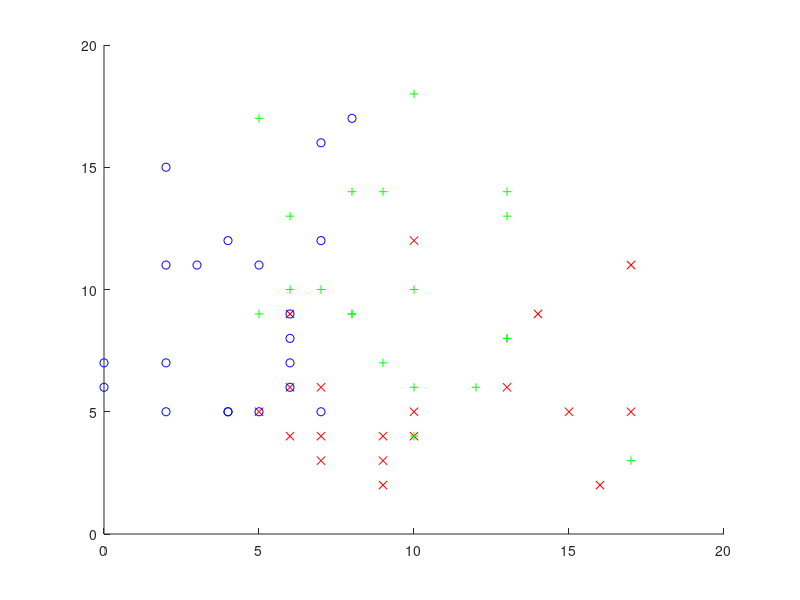
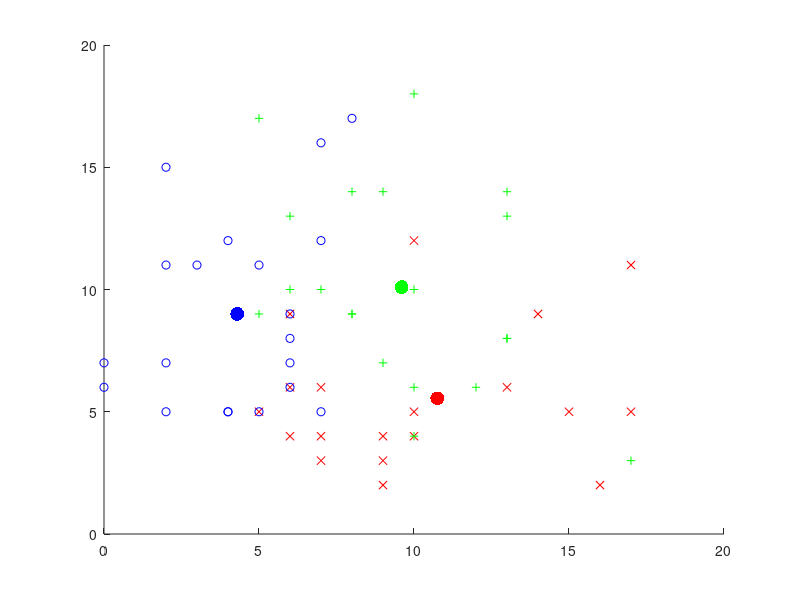
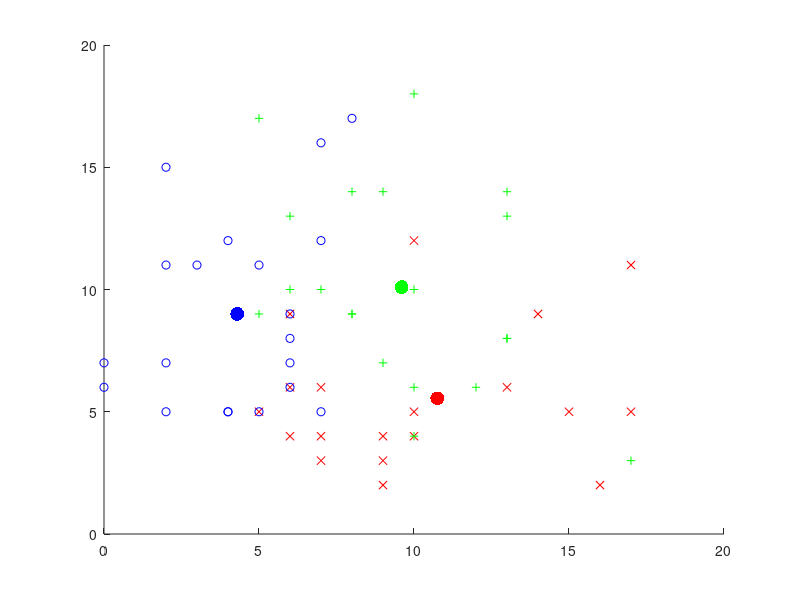
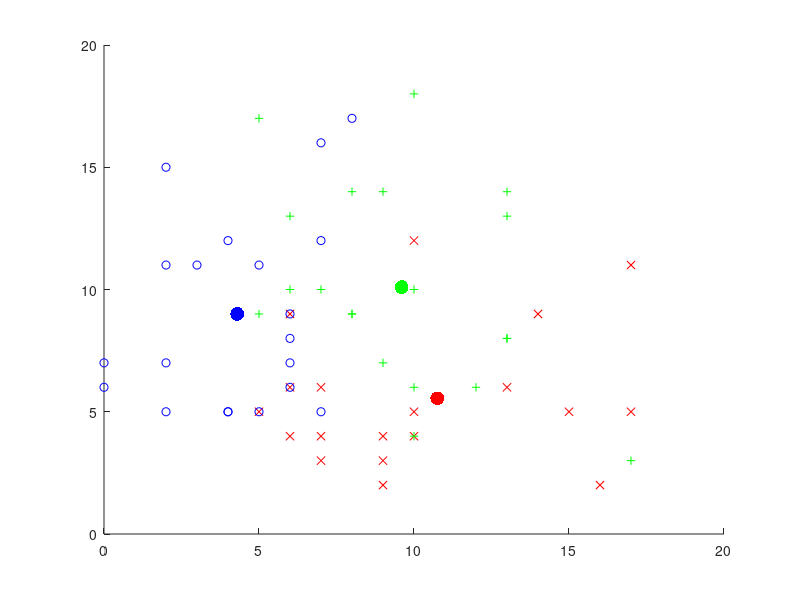

Write MATLAB code to recreate these figures, in order. (Note: this script raises an error after producing the figures.)
clear all; close all;
load("ps3_simdata.mat");
% The file has a single variable named
% trial, which is a structure of dimensions (20 data points) × (3 classes). The nth data
% point for the kth class is a two-dimensional vector trial(n,k).x, where n = 1, . . . , 20
% and k = 1, 2, 3.

nneurons = length(trial(1,1).x);
[ntrials, nclasses] = size(trial);
% nneurons = 2, ntrials = 20, nclasses = 3

% a. Plot the data points in a two-dimensional space. For classes k = 1, 2, 3,
% use a red ×, green +, and blue ◦ for each data point, respectively. Then, set the
% axis limits of the plot to be between 0 and 20. (Matlab tip: call axis([0 20 0
% 20]))

figure;
hold on;
for k = 1:nclasses
    for n = 1:ntrials
        if k == 1
            plot(trial(n,k).x(1), trial(n,k).x(2), 'rx');
        elseif k == 2
            plot(trial(n,k).x(1), trial(n,k).x(2), 'g+');
        else
            plot(trial(n,k).x(1), trial(n,k).x(2), 'bo');
        end
    end
end
axis([0 20 0 20]);
hold off;
saveas(gcf, 'ps3_1a.png'); close all;

% b. Find the ML model parameters in 3 different model
% 1) gaussian distribution with shared covariance matrix
% 2) gaussian distribution with individual covariance matrix
% 3) poisson distribution with individual lambda in each class and neuron

parameters = cell(3,1);
for m = 1:3
    if m == 1
        % shared covariance matrix
        mu = zeros(nneurons, nclasses);
        sigma = zeros(nneurons, nneurons);
        for k = 1:nclasses
            mu(:,k) = mean([trial(:,k).x], 2);
            sigma = sigma + cov([trial(:,k).x]');
        end
        sigma = sigma / nclasses;
        parameters{m} = {mu, sigma};
    elseif m == 2
        % individual covariance matrix
        mu = zeros(nneurons, nclasses);
        sigma = cell(nclasses,1);
        for k = 1:nclasses
            mu(:,k) = mean([trial(:,k).x], 2);
            sigma{k} = cov([trial(:,k).x]');
        end
        parameters{m} = {mu, sigma};
    else
        % poisson distribution
        lambda = zeros(nneurons, nclasses);
        for k = 1:nclasses
            lambda(:,k) = mean([trial(:,k).x], 2);
        end
        parameters{m} = {lambda};
    end
end

% c.  For each class, plot the ML mean using a solid dot of the appropriate
% color.

for m=1:3
    figure;
    hold on;
    for k = 1:nclasses
        for n = 1:ntrials
            if k == 1
                plot(trial(n,k).x(1), trial(n,k).x(2), 'rx');
            elseif k == 2
                plot(trial(n,k).x(1), trial(n,k).x(2), 'g+');
            else
                plot(trial(n,k).x(1), trial(n,k).x(2), 'bo');
            end
        end
    end

    for k = 1:nclasses
        if k == 1
            plot(parameters{m}{1}(1,k), parameters{m}{1}(2,k), 'r.', 'MarkerSize', 30);
        elseif k == 2
            plot(parameters{m}{1}(1,k), parameters{m}{1}(2,k), 'g.', 'MarkerSize', 30);
        else
            plot(parameters{m}{1}(1,k), parameters{m}{1}(2,k), 'b.', 'MarkerSize', 30);
        end
    end
    axis([0 20 0 20]);
    hold off;
    saveas(gcf, sprintf('ps3_1c_%d.png', m)); close all;
end

% d. For each class, plot the ML covariance using an ellipse of the appro
% priate color.

for m=1:2
    figure;
    hold on;
    for k = 1:nclasses
        for n = 1:ntrials
            if k == 1
                plot(trial(n,k).x(1), trial(n,k).x(2), 'rx');
            elseif k == 2
                plot(trial(n,k).x(1), trial(n,k).x(2), 'g+');
            else
                plot(trial(n,k).x(1), trial(n,k).x(2), 'bo');
            end
        end
    end

    if m == 1
        % shared covariance matrix
        for k = 1:nclasses
            if k == 1
                plot_ellipse(parameters{m}{1}(:,k), parameters{m}{2}, 'r');
            elseif k == 2
                plot_ellipse(parameters{m}{1}(:,k), parameters{m}{2}, 'g');
            else
                plot_ellipse(parameters{m}{1}(:,k), parameters{m}{2}, 'b');
            end
        end
    else
        % individual covariance matrix
        for k = 1:nclasses
            if k == 1
                plot_ellipse(parameters{m}{1}(:,k), parameters{m}{2}{k}, 'r');
            elseif k == 2
                plot_ellipse(parameters{m}{1}(:,k), parameters{m}{2}{k}, 'g');
            else
                plot_ellipse(parameters{m}{1}(:,k), parameters{m}{2}{k}, 'b');
            end
        end
    end
    axis([0 20 0 20]);
    hold off;
    saveas(gcf, sprintf('ps3_1d_%d.png', m)); close all;
end

% e. Plot multi-class decision boundaries corresponding to the decision rule
% k = argmaxk p(x|k) for each model. For each model, use a different color
% and label each decision region with the appropriate class k.

for m=1:3
    figure;
    hold on;
    
    if m == 1
        % shared covariance matrix
        % define the probability at x for each class
        p_x_1 = @(x) parameters{m}{1}(:,1)' * inv(parameters{m}{2}) * x - 0.5 * parameters{m}{1}(:,1)' * inv(parameters{m}{2}) * parameters{m}{1}(:,1);
        p_x_2 = @(x) parameters{m}{1}(:,2)' * inv(parameters{m}{2}) * x - 0.5 * parameters{m}{1}(:,2)' * inv(parameters{m}{2}) * parameters{m}{1}(:,2);
        p_x_3 = @(x) parameters{m}{1}(:,3)' * inv(parameters{m}{2}) * x - 0.5 * parameters{m}{1}(:,3)' * inv(parameters{m}{2}) * parameters{m}{1}(:,3);
    elseif m == 2
        % individual covariance matrix
        % define the probability at x for each class
        p_x_1 = @(x) -0.5 * log(det(parameters{m}{2}{1})) - 0.5 * (x - parameters{m}{1}(:,1))' * inv(parameters{m}{2}{1}) * (x - parameters{m}{1}(:,1));
        p_x_2 = @(x) -0.5 * log(det(parameters{m}{2}{2})) - 0.5 * (x - parameters{m}{1}(:,2))' * inv(parameters{m}{2}{2}) * (x - parameters{m}{1}(:,2));
        p_x_3 = @(x) -0.5 * log(det(parameters{m}{2}{3})) - 0.5 * (x - parameters{m}{1}(:,3))' * inv(parameters{m}{2}{3}) * (x - parameters{m}{1}(:,3));
    else
        % poisson distribution
        % define the probability at x for each class
        p_x_1 = @(x) sum(log(parameters{m}{1}(:,1)) .* x) - sum(parameters{m}{1}(:,1));
        p_x_2 = @(x) sum(log(parameters{m}{1}(:,2)) .* x) - sum(parameters{m}{1}(:,2));
        p_x_3 = @(x) sum(log(parameters{m}{1}(:,3)) .* x) - sum(parameters{m}{1}(:,3));
    end
    % find the decision boundary
    [x1, x2] = meshgrid(0:0.1:20, 0:0.1:20);
    x = [x1(:)'; x2(:)'];
    p_x = zeros(3, size(x, 2));
    for i = 1:size(x, 2)
        p_x(1, i) = p_x_1(x(:, i));
        p_x(2, i) = p_x_2(x(:, i));
        p_x(3, i) = p_x_3(x(:, i));
    end
    [~, k] = max(p_x);
    k = reshape(k, size(x1));
    X1 = cell(1, 3);
    X2 = cell(1, 3);
    for i = 1:size(k, 1)
        for j = 1:size(k, 2)
            if k(i, j) == 1
                X1{1} = [X1{1} x1(i, j)];
                X2{1} = [X2{1} x2(i, j)];
            elseif k(i, j) == 2
                X1{2} = [X1{2} x1(i, j)];
                X2{2} = [X2{2} x2(i, j)];
            else
                X1{3} = [X1{3} x1(i, j)];
                X2{3} = [X2{3} x2(i, j)];
            end
        end
    end
    
    for i = 1:3
        % plot with the opacity = 0.5
        if i == 1
            scatter(X1{i}, X2{i}, 10, 'r', 'filled', 'MarkerFaceAlpha', 0.2);
        elseif i == 2
            scatter(X1{i}, X2{i}, 10, 'g', 'filled', 'MarkerFaceAlpha', 0.2);
        else
            scatter(X1{i}, X2{i}, 10, 'b', 'filled', 'MarkerFaceAlpha', 0.2);
        end
    end

    for k = 1:nclasses
        for n = 1:ntrials
            if k == 1
                plot(trial(n,k).x(1), trial(n,k).x(2), 'rx');
            elseif k == 2
                plot(trial(n,k).x(1), trial(n,k).x(2), 'g+');
            else
                plot(trial(n,k).x(1), trial(n,k).x(2), 'bo');
            end
        end
    end

    if m == 1
        % shared covariance matrix
        for k = 1:nclasses
            if k == 1
                plot_ellipse(parameters{m}{1}(:,k), parameters{m}{2}, 'r');
            elseif k == 2
                plot_ellipse(parameters{m}{1}(:,k), parameters{m}{2}, 'g');
            else
                plot_ellipse(parameters{m}{1}(:,k), parameters{m}{2}, 'b');
            end
        end
    else
        % individual covariance matrix
        for k = 1:nclasses
            if k == 1
                plot_ellipse(parameters{m}{1}(:,k), parameters{m}{2}{k}, 'r');
            elseif k == 2
                plot_ellipse(parameters{m}{1}(:,k), parameters{m}{2}{k}, 'g');
            else
                plot_ellipse(parameters{m}{1}(:,k), parameters{m}{2}{k}, 'b');
            end
        end
    end
    
    axis([0 20 0 20]);

    hold off;
    saveas(gcf, sprintf('ps3_1e_%d.png', m)); close all;
end